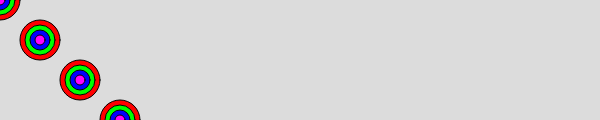
Frame 1 (no input)
Frame 60 (no input): identical to frame 1, image omitted
Frame 120 (the mouse pressed at the canvas centre since frame 60): identical to frame 1, image omitted

The p5.js sketch that drew this single still picture (run headless with seeded random() and noise() and a simulated clock; from frame 60 on, the mouse is pressed at the canvas centre):

// p5.js sketch
// ── sketch.js
var x=300//x location of the column

function setup() {
	createCanvas(600, 120);
}
function draw() {
	background(220);

	//for(initialize;condition;increment)
	for(y=0;y<=height;y=y+40){//increment the y value instead of the x value

		fill(255,0,0);//add a red fill
		ellipse(y,y,40,40); //draw an ellipse at the y AND x-location of the variable y
		fill(0,255,0);//add a green fill
		ellipse(y,y,30,30);
		fill(0,0,255);//add a blue fill
		ellipse(y,y,20,20)
		fill(255,0,255);//add a purple fill
		ellipse(y,y,10,10)
	}
}
